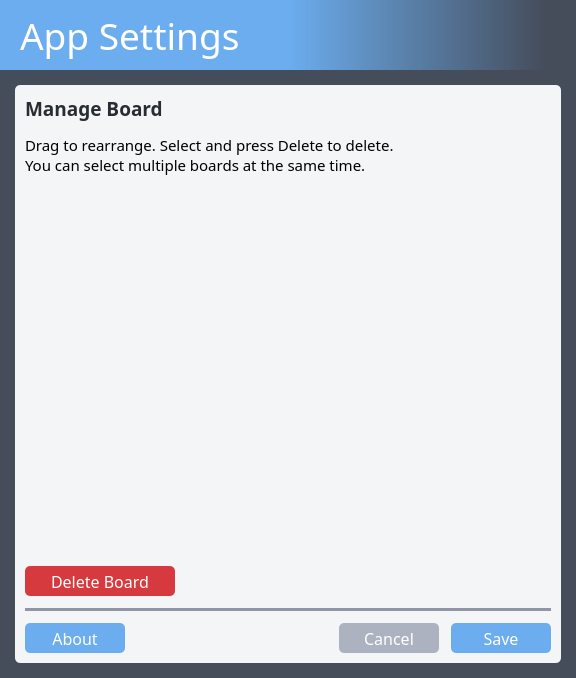
<?xml version="1.0" encoding="UTF-8"?>
<ui version="4.0">
 <class>SettingsWindow</class>
 <widget class="QMainWindow" name="SettingsWindow">
  <property name="geometry">
   <rect>
    <x>0</x>
    <y>0</y>
    <width>576</width>
    <height>678</height>
   </rect>
  </property>
  <property name="windowTitle">
   <string>App Settings</string>
  </property>
  <property name="windowIcon">
   <iconset resource="../resources.qrc">
    <normaloff>:/img/resources/img/icon.png</normaloff>:/img/resources/img/icon.png</iconset>
  </property>
  <property name="styleSheet">
   <string notr="true">background-color: #454c5a;</string>
  </property>
  <property name="iconSize">
   <size>
    <width>128</width>
    <height>128</height>
   </size>
  </property>
  <widget class="QWidget" name="centralwidget">
   <layout class="QVBoxLayout" name="verticalLayout_3">
    <property name="spacing">
     <number>0</number>
    </property>
    <property name="leftMargin">
     <number>0</number>
    </property>
    <property name="topMargin">
     <number>0</number>
    </property>
    <property name="rightMargin">
     <number>0</number>
    </property>
    <property name="bottomMargin">
     <number>0</number>
    </property>
    <item>
     <widget class="QLabel" name="label_app_settings">
      <property name="sizePolicy">
       <sizepolicy hsizetype="Preferred" vsizetype="Fixed">
        <horstretch>0</horstretch>
        <verstretch>0</verstretch>
       </sizepolicy>
      </property>
      <property name="minimumSize">
       <size>
        <width>0</width>
        <height>70</height>
       </size>
      </property>
      <property name="font">
       <font>
        <family>Torus Pro</family>
        <pointsize>28</pointsize>
       </font>
      </property>
      <property name="styleSheet">
       <string notr="true">background-color: qlineargradient(spread:pad, x1:0.5, y1:0.5, x2:0.95, y2:0.5, stop:0 rgba(107, 173, 238, 255), stop:1 rgba(69, 76, 90, 255));
color: #ffffff;
padding: 0 0 0 10px;</string>
      </property>
      <property name="text">
       <string>App Settings</string>
      </property>
      <property name="margin">
       <number>10</number>
      </property>
     </widget>
    </item>
    <item>
     <widget class="QWidget" name="widget" native="true">
      <layout class="QVBoxLayout" name="verticalLayout_7">
       <property name="leftMargin">
        <number>15</number>
       </property>
       <property name="topMargin">
        <number>15</number>
       </property>
       <property name="rightMargin">
        <number>15</number>
       </property>
       <property name="bottomMargin">
        <number>15</number>
       </property>
       <item>
        <widget class="QWidget" name="widget" native="true">
         <property name="focusPolicy">
          <enum>Qt::TabFocus</enum>
         </property>
         <property name="styleSheet">
          <string notr="true">background-color: #f4f5f7;
border-radius: 5px;</string>
         </property>
         <layout class="QVBoxLayout" name="verticalLayout">
          <property name="spacing">
           <number>12</number>
          </property>
          <property name="leftMargin">
           <number>10</number>
          </property>
          <property name="topMargin">
           <number>10</number>
          </property>
          <property name="rightMargin">
           <number>10</number>
          </property>
          <property name="bottomMargin">
           <number>10</number>
          </property>
          <item>
           <layout class="QHBoxLayout" name="horizontalLayout_3">
            <item>
             <layout class="QVBoxLayout" name="verticalLayout_2">
              <item>
               <widget class="QLabel" name="label_manage_board">
                <property name="font">
                 <font>
                  <family>Torus Pro</family>
                  <pointsize>14</pointsize>
                  <bold>true</bold>
                 </font>
                </property>
                <property name="styleSheet">
                 <string notr="true">color: #282c33;</string>
                </property>
                <property name="text">
                 <string>Manage Board</string>
                </property>
                <property name="wordWrap">
                 <bool>true</bool>
                </property>
               </widget>
              </item>
              <item>
               <widget class="QLabel" name="label_manage_board_desc">
                <property name="font">
                 <font>
                  <family>Torus Pro</family>
                  <pointsize>11</pointsize>
                 </font>
                </property>
                <property name="text">
                 <string>Drag to rearrange. Select and press Delete to delete.
You can select multiple boards at the same time.</string>
                </property>
                <property name="wordWrap">
                 <bool>true</bool>
                </property>
               </widget>
              </item>
              <item>
               <widget class="QListWidget" name="listWidget_manage_board">
                <property name="font">
                 <font>
                  <family>Torus Pro</family>
                  <pointsize>12</pointsize>
                  <bold>true</bold>
                 </font>
                </property>
                <property name="focusPolicy">
                 <enum>Qt::TabFocus</enum>
                </property>
                <property name="styleSheet">
                 <string notr="true">QListWidget::item {
	height: 40px;
	padding: 0 8px 0 8px
}

QListWidget::item {
	background-color: #ffffff;
	color: #000000;
	border-radius: 5px
}

QListWidget::item:hover {
	background-color: #e2e4e9;
	color: #000000
}

QListWidget::item:selected {
	background-color: #cccccc;
	color: #000000
}

QListWidget::item:focus {
	background-color: #cccccc;
	color: #000000
}

QScrollBar:vertical {
	border: none;
	background: #f4f5f7;
	width: 10px;
	margin: 1px 0 0 0;
	border-radius: 5px;
}

QScrollBar::handle:vertical {
	background-color: #bfc0c5;
	min-height: 30px;
	border-radius: 5px;
}

QScrollBar::handle:vertical:hover {
	background-color: #afb0b4;
}

QScrollBar::handle:vertical:pressed {
	background-color: #929497;
}

QScrollBar::sub-line:vertical {
	height: 0;
}

QScrollBar::add-line:vertical {
	height: 0;
}

QScrollBar::up-arrow:vertical,
QScrollBar::down-arrow:vertical {
	background: none;
}

QScrollBar::add-page:vertical,
QScrollBar::sub-page:vertical {
	background: none;
}

QScrollBar QMenu {
	background-color: #ebecf0;
	border: none;
	padding: 5px;
	margin: 0px;
	font-size: 13px;
}

QScrollBar QMenu::item {
	padding: 5px 13px 5px 13px;
	color: #000000;
}

QScrollBar QMenu::item:selected {
	border-radius: 5px;
	background-color: #acb2bf;
	color: #ffffff;
}
</string>
                </property>
                <property name="frameShape">
                 <enum>QFrame::NoFrame</enum>
                </property>
                <property name="dragEnabled">
                 <bool>true</bool>
                </property>
                <property name="dragDropMode">
                 <enum>QAbstractItemView::InternalMove</enum>
                </property>
                <property name="defaultDropAction">
                 <enum>Qt::MoveAction</enum>
                </property>
                <property name="selectionMode">
                 <enum>QAbstractItemView::ExtendedSelection</enum>
                </property>
                <property name="verticalScrollMode">
                 <enum>QAbstractItemView::ScrollPerPixel</enum>
                </property>
                <property name="horizontalScrollMode">
                 <enum>QAbstractItemView::ScrollPerPixel</enum>
                </property>
                <property name="isWrapping" stdset="0">
                 <bool>false</bool>
                </property>
                <property name="spacing">
                 <number>5</number>
                </property>
                <property name="uniformItemSizes">
                 <bool>true</bool>
                </property>
                <property name="wordWrap">
                 <bool>true</bool>
                </property>
                <property name="selectionRectVisible">
                 <bool>true</bool>
                </property>
               </widget>
              </item>
              <item>
               <layout class="QHBoxLayout" name="horizontalLayout_4">
                <item>
                 <widget class="QPushButton" name="btn_delete">
                  <property name="sizePolicy">
                   <sizepolicy hsizetype="Fixed" vsizetype="Fixed">
                    <horstretch>0</horstretch>
                    <verstretch>0</verstretch>
                   </sizepolicy>
                  </property>
                  <property name="minimumSize">
                   <size>
                    <width>150</width>
                    <height>30</height>
                   </size>
                  </property>
                  <property name="font">
                   <font>
                    <family>Torus Pro</family>
                    <pointsize>12</pointsize>
                   </font>
                  </property>
                  <property name="cursor">
                   <cursorShape>PointingHandCursor</cursorShape>
                  </property>
                  <property name="focusPolicy">
                   <enum>Qt::TabFocus</enum>
                  </property>
                  <property name="styleSheet">
                   <string notr="true">QPushButton {
	background-color: #d63a3e;
	color: #ffffff;
	border-radius: 5px
}

QPushButton:hover {
	background-color: #9e2a2a;
}

QPushButton:focus {
	border-color: #000000;
	border-width: 1.5px;
	border-style: solid;
}
</string>
                  </property>
                  <property name="text">
                   <string>Delete Board</string>
                  </property>
                 </widget>
                </item>
                <item>
                 <spacer name="horizontalSpacer_3">
                  <property name="orientation">
                   <enum>Qt::Horizontal</enum>
                  </property>
                  <property name="sizeHint" stdset="0">
                   <size>
                    <width>40</width>
                    <height>20</height>
                   </size>
                  </property>
                 </spacer>
                </item>
               </layout>
              </item>
              <item>
               <layout class="QHBoxLayout" name="horizontalLayout_2"/>
              </item>
              <item>
               <widget class="Line" name="line_2">
                <property name="styleSheet">
                 <string notr="true">background-color: #9096a6;</string>
                </property>
                <property name="frameShadow">
                 <enum>QFrame::Plain</enum>
                </property>
                <property name="lineWidth">
                 <number>0</number>
                </property>
                <property name="midLineWidth">
                 <number>0</number>
                </property>
                <property name="orientation">
                 <enum>Qt::Horizontal</enum>
                </property>
               </widget>
              </item>
             </layout>
            </item>
           </layout>
          </item>
          <item>
           <layout class="QHBoxLayout" name="horizontalLayout">
            <item>
             <widget class="QPushButton" name="btn_about">
              <property name="sizePolicy">
               <sizepolicy hsizetype="Fixed" vsizetype="Fixed">
                <horstretch>0</horstretch>
                <verstretch>0</verstretch>
               </sizepolicy>
              </property>
              <property name="minimumSize">
               <size>
                <width>100</width>
                <height>30</height>
               </size>
              </property>
              <property name="font">
               <font>
                <family>Torus Pro</family>
                <pointsize>12</pointsize>
               </font>
              </property>
              <property name="cursor">
               <cursorShape>PointingHandCursor</cursorShape>
              </property>
              <property name="focusPolicy">
               <enum>Qt::TabFocus</enum>
              </property>
              <property name="styleSheet">
               <string notr="true">QPushButton {
	background-color: #6badee;
	color: #ffffff;
	border-radius: 5px
}

QPushButton:hover {
	background-color: #5487bb;
}

QPushButton:focus {
	border-color: #000000;
	border-width: 1.5px;
	border-style: solid;
}
</string>
              </property>
              <property name="text">
               <string>About</string>
              </property>
             </widget>
            </item>
            <item>
             <spacer name="horizontalSpacer">
              <property name="orientation">
               <enum>Qt::Horizontal</enum>
              </property>
              <property name="sizeHint" stdset="0">
               <size>
                <width>0</width>
                <height>0</height>
               </size>
              </property>
             </spacer>
            </item>
            <item>
             <widget class="QPushButton" name="btn_cancel">
              <property name="sizePolicy">
               <sizepolicy hsizetype="Fixed" vsizetype="Fixed">
                <horstretch>0</horstretch>
                <verstretch>0</verstretch>
               </sizepolicy>
              </property>
              <property name="minimumSize">
               <size>
                <width>100</width>
                <height>30</height>
               </size>
              </property>
              <property name="font">
               <font>
                <family>Torus Pro</family>
                <pointsize>12</pointsize>
               </font>
              </property>
              <property name="cursor">
               <cursorShape>PointingHandCursor</cursorShape>
              </property>
              <property name="focusPolicy">
               <enum>Qt::TabFocus</enum>
              </property>
              <property name="styleSheet">
               <string notr="true">QPushButton {
	background-color: #acb2bf;
	color: #ffffff;
	border-radius: 5px
}

QPushButton:hover {
	background-color: #7e828c;
}

QPushButton:focus {
	border-color: #000000;
	border-width: 1.5px;
	border-style: solid;
}
</string>
              </property>
              <property name="text">
               <string>Cancel</string>
              </property>
             </widget>
            </item>
            <item>
             <widget class="QPushButton" name="btn_save">
              <property name="sizePolicy">
               <sizepolicy hsizetype="Fixed" vsizetype="Fixed">
                <horstretch>0</horstretch>
                <verstretch>0</verstretch>
               </sizepolicy>
              </property>
              <property name="minimumSize">
               <size>
                <width>100</width>
                <height>30</height>
               </size>
              </property>
              <property name="font">
               <font>
                <family>Torus Pro</family>
                <pointsize>12</pointsize>
               </font>
              </property>
              <property name="cursor">
               <cursorShape>PointingHandCursor</cursorShape>
              </property>
              <property name="focusPolicy">
               <enum>Qt::TabFocus</enum>
              </property>
              <property name="styleSheet">
               <string notr="true">QPushButton {
	background-color: #6badee;
	color: #ffffff;
	border-radius: 5px
}

QPushButton:hover {
	background-color: #5487bb;
}

QPushButton:focus {
	border-color: #000000;
	border-width: 1.5px;
	border-style: solid;
}
</string>
              </property>
              <property name="text">
               <string>Save</string>
              </property>
             </widget>
            </item>
           </layout>
          </item>
         </layout>
        </widget>
       </item>
      </layout>
     </widget>
    </item>
   </layout>
  </widget>
 </widget>
 <tabstops>
  <tabstop>widget</tabstop>
  <tabstop>listWidget_manage_board</tabstop>
  <tabstop>btn_delete</tabstop>
  <tabstop>btn_about</tabstop>
  <tabstop>btn_cancel</tabstop>
  <tabstop>btn_save</tabstop>
 </tabstops>
 <resources>
  <include location="../resources.qrc"/>
 </resources>
 <connections/>
</ui>
